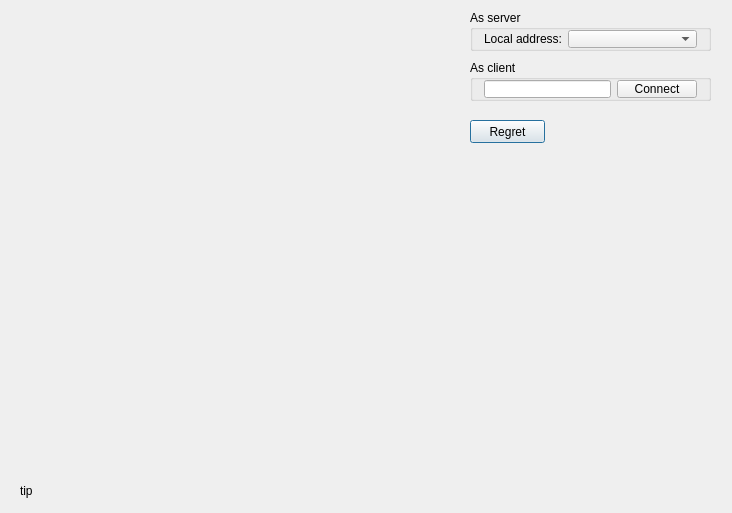
<?xml version="1.0" encoding="UTF-8"?>
<ui version="4.0">
 <class>MainWindow</class>
 <widget class="QDialog" name="MainWindow">
  <property name="geometry">
   <rect>
    <x>0</x>
    <y>0</y>
    <width>732</width>
    <height>513</height>
   </rect>
  </property>
  <property name="windowTitle">
   <string>FiveGame</string>
  </property>
  <widget class="Panel" name="m_gamePanel" native="true">
   <property name="geometry">
    <rect>
     <x>10</x>
     <y>10</y>
     <width>450</width>
     <height>450</height>
    </rect>
   </property>
   <property name="sizePolicy">
    <sizepolicy hsizetype="Fixed" vsizetype="Fixed">
     <horstretch>50</horstretch>
     <verstretch>50</verstretch>
    </sizepolicy>
   </property>
   <property name="minimumSize">
    <size>
     <width>450</width>
     <height>450</height>
    </size>
   </property>
   <property name="maximumSize">
    <size>
     <width>450</width>
     <height>450</height>
    </size>
   </property>
  </widget>
  <widget class="QPushButton" name="m_regretButton">
   <property name="geometry">
    <rect>
     <x>470</x>
     <y>120</y>
     <width>75</width>
     <height>23</height>
    </rect>
   </property>
   <property name="text">
    <string>Regret</string>
   </property>
  </widget>
  <widget class="QLabel" name="m_info">
   <property name="geometry">
    <rect>
     <x>20</x>
     <y>480</y>
     <width>371</width>
     <height>21</height>
    </rect>
   </property>
   <property name="text">
    <string>tip</string>
   </property>
  </widget>
  <widget class="QGroupBox" name="groupBox">
   <property name="geometry">
    <rect>
     <x>470</x>
     <y>10</y>
     <width>241</width>
     <height>41</height>
    </rect>
   </property>
   <property name="title">
    <string>As server</string>
   </property>
   <layout class="QHBoxLayout" name="horizontalLayout" stretch="0,1">
    <property name="topMargin">
     <number>0</number>
    </property>
    <property name="bottomMargin">
     <number>0</number>
    </property>
    <item>
     <widget class="QLabel" name="label">
      <property name="text">
       <string>Local address:</string>
      </property>
     </widget>
    </item>
    <item>
     <widget class="QComboBox" name="m_localAddrCombo"/>
    </item>
   </layout>
  </widget>
  <widget class="QGroupBox" name="groupBox_2">
   <property name="geometry">
    <rect>
     <x>470</x>
     <y>60</y>
     <width>241</width>
     <height>41</height>
    </rect>
   </property>
   <property name="title">
    <string>As client</string>
   </property>
   <layout class="QHBoxLayout" name="horizontalLayout_2">
    <property name="topMargin">
     <number>0</number>
    </property>
    <property name="bottomMargin">
     <number>0</number>
    </property>
    <item>
     <widget class="QLineEdit" name="m_serverAddr">
      <property name="alignment">
       <set>Qt::AlignLeading|Qt::AlignLeft|Qt::AlignVCenter</set>
      </property>
     </widget>
    </item>
    <item>
     <widget class="QPushButton" name="m_connectButton">
      <property name="text">
       <string>Connect</string>
      </property>
     </widget>
    </item>
   </layout>
  </widget>
 </widget>
 <layoutdefault spacing="6" margin="11"/>
 <customwidgets>
  <customwidget>
   <class>Panel</class>
   <extends>QWidget</extends>
   <header>Panel.h</header>
   <container>1</container>
  </customwidget>
 </customwidgets>
 <resources/>
 <connections/>
</ui>
